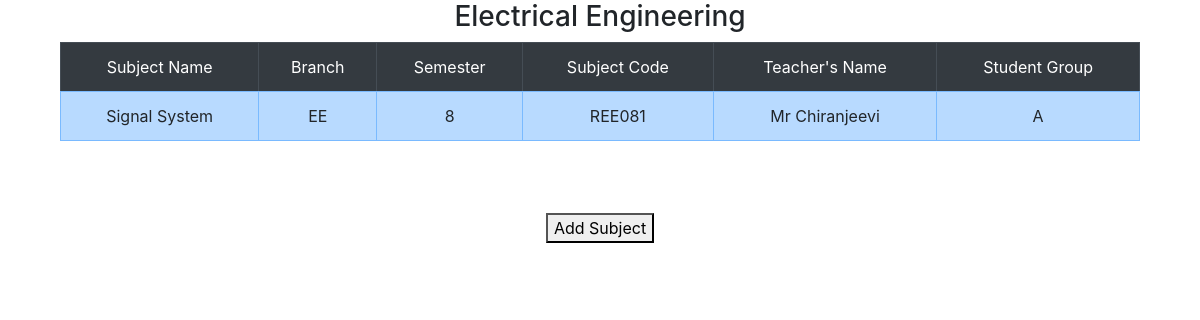
Page /director/showsubject/15 (signed in) on the committed database.
### director/models.py (models this page shows)
class Subject(models.Model):
    subjectname=models.CharField(max_length=50)
    semester=models.CharField(max_length=50)
    dept=models.CharField(max_length=50)
    subjectcode=models.CharField(max_length=50)
    teachername=models.CharField(max_length=50)
    studentgroup=models.CharField(max_length=50)
    attendanceDateTime=models.CharField(max_length=50)

### director/views.py (the view)
# urls.py: url(r'^showsubject/(?P<id>\d+)$',views.showsubject,name='showsubject'),
def showsubject(request,id):
    if request.session['direcid']:
          e=Department.objects.get(id=id)
          ss=Subject.objects.filter(dept=e.deptname)
          p=''
          if(e.deptname=="CSE"):
              p='Computer Science & Engineering'
          elif(e.deptname=="EE"):
              p="Electrical Engineering"
          elif(e.deptname=="EL"):
              p="Electronic Engineering"
          return render(request,'showsubject.html',{'ss':ss,'p':p})
    else:
        return render(request,'index.html')

### director/templates/showsubject.html (shortened to what this page needs)
<!DOCTYPE html>
<html lang="en">
{% load static%}
<head>
<link rel="stylesheet" href="https://stackpath.bootstrapcdn.com/bootstrap/4.3.1/css/bootstrap.min.css">
<link rel="stylesheet" href="https://maxcdn.bootstrapcdn.com/font-awesome/4.7.0/css/font-awesome.min.css">
</head>
<body>
        <div class="table-responsive">
             <center><h3>{{p}}</h3></center>
      <table border="1" style="margin:0px auto;width:90%" class="table">
          <thead class="table-dark" style="text-align:center">
             <tr>
                 <td>Subject Name</td>
                 <td>Branch</td>
                 <td>Semester</td>
                 <td>Subject Code</td>
                 <td>Teacher's Name</td>
                 <td>Student Group</td>
             </tr>
          </thead>
          {% for e in ss%}
          <tbody class="table-hover">
               <tr class="table-primary" style="text-align:center">
                   <td>{{e.subjectname}}</td>
                   <td>{{e.dept}}</td>
                   <td>{{e.semester}}</td>
                   <td>{{e.subjectcode}}</td>
                   <td>{{e.teachername}}</td>
                   <td>{{e.studentgroup}}</td>
               </tr>
          </tbody>
{%endfor%}
            </table>
           <br/>
</div>
       <br/>
       <br/>
          <center>
<form action="{%url 'director:createsubject'%}" method="post">
    <button type="submit" name="addsubject" id="addsubject">Add Subject</button>
</form>
                 </center>
</body>
</html>

### rows in the picture
Subject: subjectname "Signal System", dept "EE", semester "8", subjectcode "REE081", teachername "Mr Chiranjeevi", studentgroup "A"

### other values in the picture
{{ p }} "Electrical Engineering"
